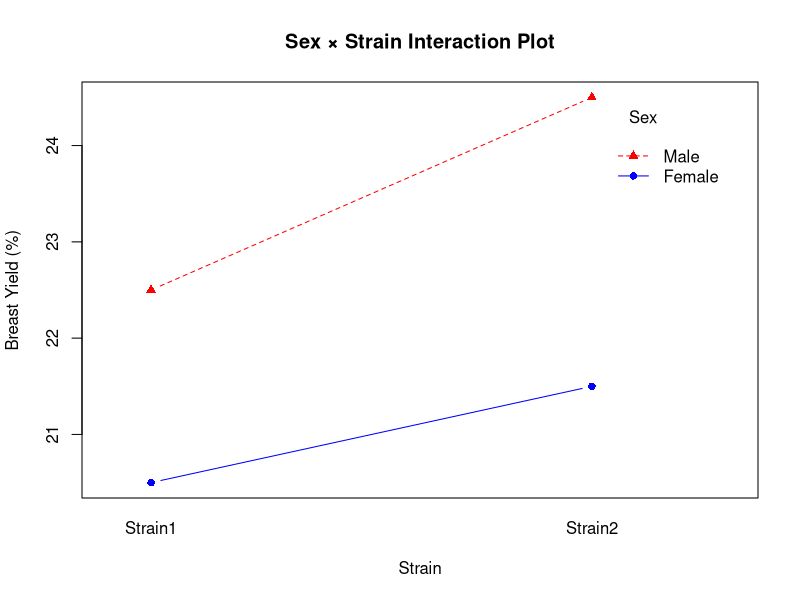
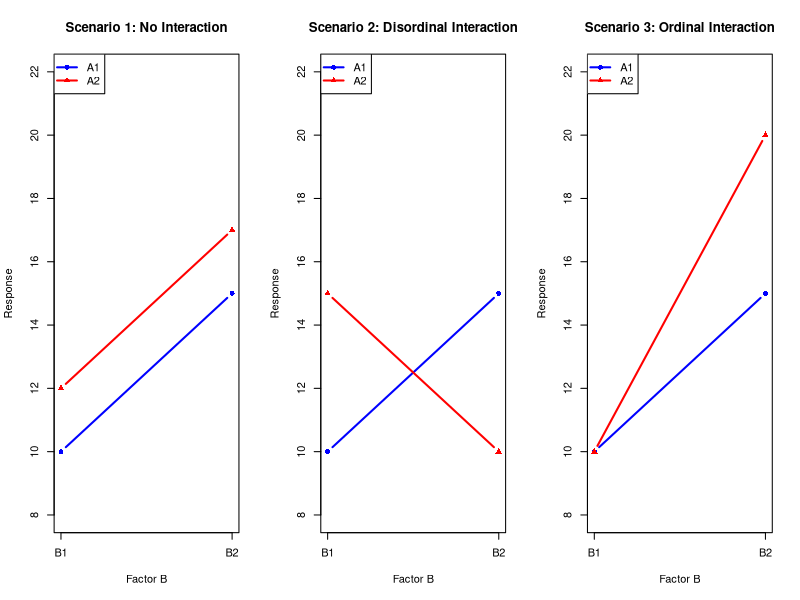
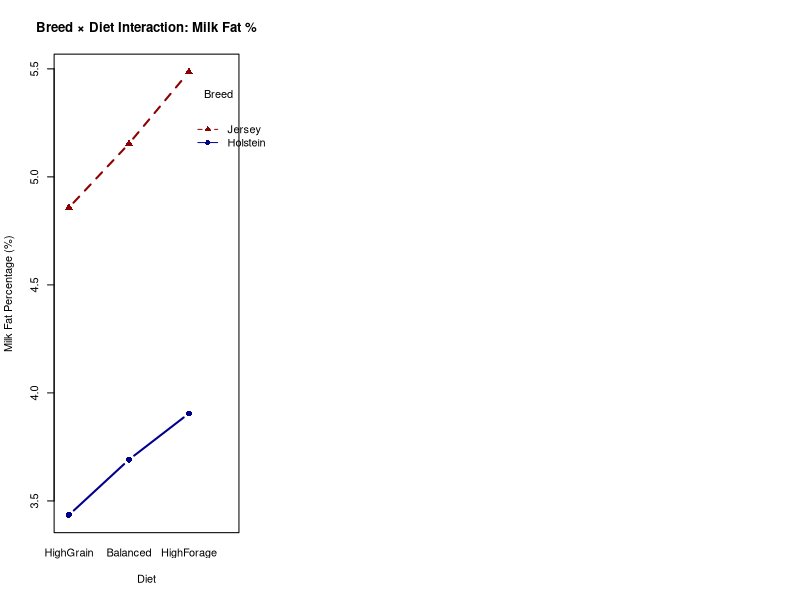
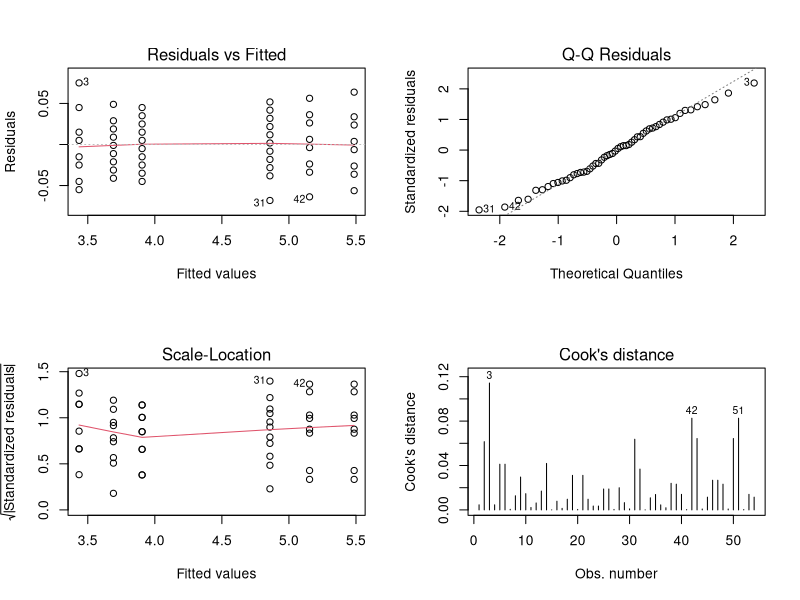

Source code (R) for these figures, in order:
## ---- chunk 1
#| label: sol1-interaction-test
# Test interaction at alpha = 0.05
F_int <- 1.00
df1 <- 1
df2 <- 4
p_value <- 1 - pf(F_int, df1, df2)
cat(sprintf("F = %.2f, p-value = %.4f\n", F_int, p_value))
## ---- chunk 2
#| label: sol1-interaction-plot
#| fig-width: 6
#| fig-height: 4
# Recreate data
sex <- rep(c("Male", "Female"), each = 4)
strain <- rep(c("Strain1", "Strain2", "Strain1", "Strain2"), each = 2)
yield <- c(22, 23, 24, 25, 20, 21, 21, 22)

# Interaction plot
interaction.plot(
  x.factor = strain,
  trace.factor = sex,
  response = yield,
  type = "b",
  pch = c(16, 17),
  lty = c(1, 2),
  col = c("blue", "red"),
  xlab = "Strain",
  ylab = "Breast Yield (%)",
  main = "Sex × Strain Interaction Plot",
  trace.label = "Sex"
)
## ---- chunk 3
#| label: sol2-interaction-plots
#| fig-width: 10
#| fig-height: 4
par(mfrow = c(1, 3))

# Scenario 1: No interaction
plot(c(1, 2), c(10, 15), type = "b", col = "blue", pch = 16, lwd = 2,
     ylim = c(8, 22), xlab = "Factor B", ylab = "Response",
     main = "Scenario 1: No Interaction", xaxt = "n")
lines(c(1, 2), c(12, 17), type = "b", col = "red", pch = 17, lwd = 2)
axis(1, at = c(1, 2), labels = c("B1", "B2"))
legend("topleft", legend = c("A1", "A2"), col = c("blue", "red"),
       pch = c(16, 17), lwd = 2)

# Scenario 2: Disordinal
plot(c(1, 2), c(10, 15), type = "b", col = "blue", pch = 16, lwd = 2,
     ylim = c(8, 22), xlab = "Factor B", ylab = "Response",
     main = "Scenario 2: Disordinal Interaction", xaxt = "n")
lines(c(1, 2), c(15, 10), type = "b", col = "red", pch = 17, lwd = 2)
axis(1, at = c(1, 2), labels = c("B1", "B2"))
legend("topleft", legend = c("A1", "A2"), col = c("blue", "red"),
       pch = c(16, 17), lwd = 2)

# Scenario 3: Ordinal
plot(c(1, 2), c(10, 15), type = "b", col = "blue", pch = 16, lwd = 2,
     ylim = c(8, 22), xlab = "Factor B", ylab = "Response",
     main = "Scenario 3: Ordinal Interaction", xaxt = "n")
lines(c(1, 2), c(10, 20), type = "b", col = "red", pch = 17, lwd = 2)
axis(1, at = c(1, 2), labels = c("B1", "B2"))
legend("topleft", legend = c("A1", "A2"), col = c("blue", "red"),
       pch = c(16, 17), lwd = 2)
## ---- chunk 4
#| label: sol3-type-comparison
# Load data
lamb <- read.csv("data/lamb_growth_breed_diet.csv")
lamb$breed <- factor(lamb$breed)
lamb$diet <- factor(lamb$diet)

# Type I: breed + diet + breed:diet
fit1 <- lm(weight_kg ~ breed + diet + breed:diet, data = lamb)
cat("\\n=== Type I SS: breed + diet + breed:diet ===\\n")
print(anova(fit1))

# Type I: diet + breed + breed:diet (REVERSED ORDER)
fit2 <- lm(weight_kg ~ diet + breed + breed:diet, data = lamb)
cat("\\n=== Type I SS: diet + breed + breed:diet ===\\n")
print(anova(fit2))

# Type III SS
library(car)
fit3 <- lm(weight_kg ~ breed * diet, data = lamb)
cat("\\n=== Type III SS ===\\n")
print(Anova(fit3, type = 3))
## ---- chunk 5
#| label: sol3-manual-typeI
# Model matrices
X0 <- model.matrix(~ 1, data = lamb)                    # Intercept only
X_breed <- model.matrix(~ breed, data = lamb)           # Intercept + breed
X_full <- model.matrix(~ breed + diet, data = lamb)     # Main effects
y <- lamb$weight_kg

# Projection matrices
H0 <- X0 %*% solve(t(X0) %*% X0) %*% t(X0)
H_breed <- X_breed %*% solve(t(X_breed) %*% X_breed) %*% t(X_breed)
H_full <- X_full %*% solve(t(X_full) %*% X_full) %*% t(X_full)

# Type I SS (breed first, then diet)
SS_breed <- t(y) %*% (H_breed - H0) %*% y
SS_diet_given_breed <- t(y) %*% (H_full - H_breed) %*% y

cat("Manual calculations:\\n")
cat(sprintf("SS(breed) = %.4f\\n", SS_breed))
cat(sprintf("SS(diet|breed) = %.4f\\n", SS_diet_given_breed))

cat("\\nFrom anova():\\n")
print(anova(lm(weight_kg ~ breed + diet, data = lamb)))

cat("\\nDifference (should be near zero):\\n")
anova_result <- anova(lm(weight_kg ~ breed + diet, data = lamb))
cat(sprintf("SS(breed): %.6f\\n", as.numeric(SS_breed) - anova_result$"Sum Sq"[1]))
cat(sprintf("SS(diet|breed): %.6f\\n", as.numeric(SS_diet_given_breed) - anova_result$"Sum Sq"[2]))
## ---- chunk 6
#| label: sol4-data-summary
# Load data
dairy <- read.csv("data/dairy_milk_fat_breed_diet.csv")
dairy$breed <- factor(dairy$breed)
dairy$diet <- factor(dairy$diet, levels = c("HighGrain", "Balanced", "HighForage"))

# Sample sizes
cat("=== Sample Sizes by Breed × Diet ===\\n")
print(table(dairy$breed, dairy$diet))

# Cell means
cat("\\n=== Cell Means (fat_pct) ===\\n")
cell_means <- tapply(dairy$fat_pct, list(dairy$breed, dairy$diet), mean)
print(round(cell_means, 2))

# Marginal means
cat("\\n=== Breed Marginal Means ===\\n")
breed_means <- tapply(dairy$fat_pct, dairy$breed, mean)
print(round(breed_means, 2))

cat("\\n=== Diet Marginal Means ===\\n")
diet_means <- tapply(dairy$fat_pct, dairy$diet, mean)
print(round(diet_means, 2))

cat("\\n=== Grand Mean ===\\n")
print(round(mean(dairy$fat_pct), 2))
## ---- chunk 7
#| label: sol4-interaction-plot
#| fig-width: 7
#| fig-height: 5
# Interaction plot
interaction.plot(
  x.factor = dairy$diet,
  trace.factor = dairy$breed,
  response = dairy$fat_pct,
  type = "b",
  pch = c(16, 17),
  col = c("darkblue", "darkred"),
  lwd = 2,
  lty = c(1, 2),
  xlab = "Diet",
  ylab = "Milk Fat Percentage (%)",
  main = "Breed × Diet Interaction: Milk Fat %",
  trace.label = "Breed",
  cex = 1.2
)
## ---- chunk 8
#| label: sol4-anova-typeIII
library(car)

# Fit full model
fit_full <- lm(fat_pct ~ breed * diet, data = dairy)

# Type III ANOVA
cat("=== Type III ANOVA Table ===\\n")
anova_result <- Anova(fit_full, type = 3)
print(anova_result)

# Effect-by-effect hypothesis tests
alpha <- 0.05
cat("\\n=== Hypothesis Tests (α = 0.05) ===\\n\\n")

# Interaction test
F_int <- anova_result$"F value"[4]
p_int <- anova_result$"Pr(>F)"[4]
cat(sprintf("1. H₀: No breed × diet interaction\\n"))
cat(sprintf("   F(%.0f, %.0f) = %.3f, p = %.4f\\n",
            anova_result$Df[4], anova_result$Df[5], F_int, p_int))
if (p_int < alpha) {
  cat(sprintf("   Decision: Reject H₀ (p < %.2f)\\n", alpha))
  cat("   Conclusion: Significant breed × diet interaction exists\\n")
} else {
  cat(sprintf("   Decision: Fail to reject H₀ (p >= %.2f)\\n", alpha))
  cat("   Conclusion: No significant interaction\\n")
}

# Breed main effect
F_breed <- anova_result$"F value"[2]
p_breed <- anova_result$"Pr(>F)"[2]
cat(sprintf("\\n2. H₀: No breed main effect (adjusted for diet)\\n"))
cat(sprintf("   F(%.0f, %.0f) = %.3f, p < 0.0001\\n",
            anova_result$Df[2], anova_result$Df[5], F_breed))
cat(sprintf("   Decision: Reject H₀ (p < %.2f)\\n", alpha))
cat("   Conclusion: Highly significant breed effect\\n")

# Diet main effect
F_diet <- anova_result$"F value"[3]
p_diet <- anova_result$"Pr(>F)"[3]
cat(sprintf("\\n3. H₀: No diet main effect (adjusted for breed)\\n"))
cat(sprintf("   F(%.0f, %.0f) = %.3f, p < 0.0001\\n",
            anova_result$Df[3], anova_result$Df[5], F_diet))
cat(sprintf("   Decision: Reject H₀ (p < %.2f)\\n", alpha))
cat("   Conclusion: Highly significant diet effect\\n")
## ---- chunk 9
#| label: sol4-simple-effects
# Test effect of diet within each breed

# Holstein subset
cat("=== Simple Effect of Diet within Holstein ===\\n")
dairy_holstein <- subset(dairy, breed == "Holstein")
fit_holstein <- lm(fat_pct ~ diet, data = dairy_holstein)
anova_holstein <- anova(fit_holstein)
print(anova_holstein)
cat(sprintf("\\nF(%.0f, %.0f) = %.3f, p < 0.0001\\n",
            anova_holstein$Df[1], anova_holstein$Df[2],
            anova_holstein$"F value"[1]))
cat("Conclusion: Diet has a highly significant effect on Holstein milk fat%\\n")

# Jersey subset
cat("\\n=== Simple Effect of Diet within Jersey ===\\n")
dairy_jersey <- subset(dairy, breed == "Jersey")
fit_jersey <- lm(fat_pct ~ diet, data = dairy_jersey)
anova_jersey <- anova(fit_jersey)
print(anova_jersey)
cat(sprintf("\\nF(%.0f, %.0f) = %.3f, p < 0.0001\\n",
            anova_jersey$Df[1], anova_jersey$Df[2],
            anova_jersey$"F value"[1]))
cat("Conclusion: Diet has a highly significant effect on Jersey milk fat%\\n")

# Compare effect sizes
cat("\\n=== Comparison of Diet Effects ===\\n")
cat(sprintf("Holstein diet effect: F = %.2f\\n", anova_holstein$"F value"[1]))
cat(sprintf("Jersey diet effect: F = %.2f\\n", anova_jersey$"F value"[1]))

# Compute mean differences
holstein_means <- tapply(dairy_holstein$fat_pct, dairy_holstein$diet, mean)
jersey_means <- tapply(dairy_jersey$fat_pct, dairy_jersey$diet, mean)

cat("\\nHolstein diet means:\\n")
print(round(holstein_means, 2))
cat(sprintf("  Range: %.2f%% (HighGrain to HighForage)\\n",
            holstein_means[3] - holstein_means[1]))

cat("\\nJersey diet means:\\n")
print(round(jersey_means, 2))
cat(sprintf("  Range: %.2f%% (HighGrain to HighForage)\\n",
            jersey_means[3] - jersey_means[1]))
## ---- chunk 10
#| label: sol4-effect-sizes
# Extract SS from Type III ANOVA
ss_breed <- anova_result$"Sum Sq"[2]
ss_diet <- anova_result$"Sum Sq"[3]
ss_interaction <- anova_result$"Sum Sq"[4]
ss_error <- anova_result$"Sum Sq"[5]
ss_total <- sum(anova_result$"Sum Sq"[2:5])  # Exclude intercept

# Degrees of freedom
df_breed <- anova_result$Df[2]
df_diet <- anova_result$Df[3]
df_interaction <- anova_result$Df[4]

# MSE
mse <- ss_error / anova_result$Df[5]

cat("=== Effect Size Calculations ===\\n\\n")

# Breed
eta_sq_breed <- ss_breed / ss_total
eta_p_sq_breed <- ss_breed / (ss_breed + ss_error)
omega_sq_breed <- max(0, (ss_breed - df_breed * mse) / (ss_total + mse))

cat("Breed:\\n")
cat(sprintf("  η² = %.4f\\n", eta_sq_breed))
cat(sprintf("  η²ₚ = %.4f\\n", eta_p_sq_breed))
cat(sprintf("  ω² = %.4f\\n", omega_sq_breed))

# Diet
eta_sq_diet <- ss_diet / ss_total
eta_p_sq_diet <- ss_diet / (ss_diet + ss_error)
omega_sq_diet <- max(0, (ss_diet - df_diet * mse) / (ss_total + mse))

cat("\\nDiet:\\n")
cat(sprintf("  η² = %.4f\\n", eta_sq_diet))
cat(sprintf("  η²ₚ = %.4f\\n", eta_p_sq_diet))
cat(sprintf("  ω² = %.4f\\n", omega_sq_diet))

# Interaction
eta_sq_int <- ss_interaction / ss_total
eta_p_sq_int <- ss_interaction / (ss_interaction + ss_error)
omega_sq_int <- max(0, (ss_interaction - df_interaction * mse) / (ss_total + mse))

cat("\\nBreed × Diet Interaction:\\n")
cat(sprintf("  η² = %.4f\\n", eta_sq_int))
cat(sprintf("  η²ₚ = %.4f\\n", eta_p_sq_int))
cat(sprintf("  ω² = %.4f\\n", omega_sq_int))
## ---- chunk 11
#| label: sol4-diagnostics
#| fig-width: 10
#| fig-height: 8
# Diagnostic plots
par(mfrow = c(2, 2))
plot(fit_full, which = 1:4)

# Additional diagnostics
par(mfrow = c(1, 1))

# Studentized residuals
stud_resid <- rstudent(fit_full)
outliers <- which(abs(stud_resid) > 3)

cat("\\n=== Diagnostics Summary ===\\n\\n")

cat("Outliers (|studentized residual| > 3):\\n")
if (length(outliers) > 0) {
  cat(sprintf("  Found %d potential outliers:\\n", length(outliers)))
  print(data.frame(
    Observation = outliers,
    Breed = dairy$breed[outliers],
    Diet = dairy$diet[outliers],
    Fat_pct = dairy$fat_pct[outliers],
    Stud_Resid = stud_resid[outliers]
  ))
} else {
  cat("  None found\\n")
}

# Cook's distance
cooks_d <- cooks.distance(fit_full)
influential <- which(cooks_d > 4/nrow(dairy))

cat("\\nInfluential observations (Cook's D > 4/n = ", round(4/nrow(dairy), 4), "):\\n", sep="")
if (length(influential) > 0) {
  cat(sprintf("  Found %d influential observations:\\n", length(influential)))
  print(data.frame(
    Observation = influential,
    Breed = dairy$breed[influential],
    Diet = dairy$diet[influential],
    Cooks_D = cooks_d[influential]
  ))
} else {
  cat("  None found\\n")
}
## ---- chunk 12
#| label: sol5-ginv
library(MASS)

# X'X for the 4x4 constrained effects model
X <- matrix(c(
  1, 1, 1, 1,
  1, 1, 0, 0,
  1, 0, 1, 0,
  1, 0, 0, 0
), nrow = 4, byrow = TRUE)

cat("Design matrix X (4×4):\\n")
print(X)

# Compute X'X
XtX <- t(X) %*% X
cat("\\nX'X:\\n")
print(XtX)

# Rank
cat(sprintf("\\nRank of X'X: %d\\n", qr(XtX)$rank))

# Since X'X is full rank, regular inverse exists
XtX_inv <- solve(XtX)
cat("\\n(X'X)⁻¹ (regular inverse):\\n")
print(round(XtX_inv, 4))

# Verify property: (X'X)(X'X)⁻¹(X'X) = X'X
verification <- XtX %*% XtX_inv %*% XtX
cat("\\nVerification: (X'X)(X'X)⁻¹(X'X) = X'X\\n")
cat("Maximum absolute difference:", max(abs(verification - XtX)), "\\n")

# For comparison, show generalized inverse of overparameterized model
X_over <- matrix(c(
  1, 1, 0, 1, 0, 1, 0, 0, 0,
  1, 1, 0, 0, 1, 0, 1, 0, 0,
  1, 0, 1, 1, 0, 0, 0, 1, 0,
  1, 0, 1, 0, 1, 0, 0, 0, 1
), nrow = 4, byrow = TRUE)

XtX_over <- t(X_over) %*% X_over
cat("\\n\\n=== Overparameterized Model (4×9 design matrix) ===\\n")
cat(sprintf("Rank of X'X: %d (< 9, not full rank!)\\n", qr(XtX_over)$rank))

# Generalized inverse (Moore-Penrose)
XtX_over_ginv <- ginv(XtX_over)
cat("\\nGeneralized inverse (X'X)⁻ computed using MASS::ginv()\\n")
cat("(Showing first 5×5 submatrix for display)\\n")
print(round(XtX_over_ginv[1:5, 1:5], 4))

# Verify g-inverse property
verification_over <- XtX_over %*% XtX_over_ginv %*% XtX_over
cat("\\nVerification: (X'X)(X'X)⁻(X'X) = X'X\\n")
cat("Maximum absolute difference:", max(abs(verification_over - XtX_over)), "\\n")
